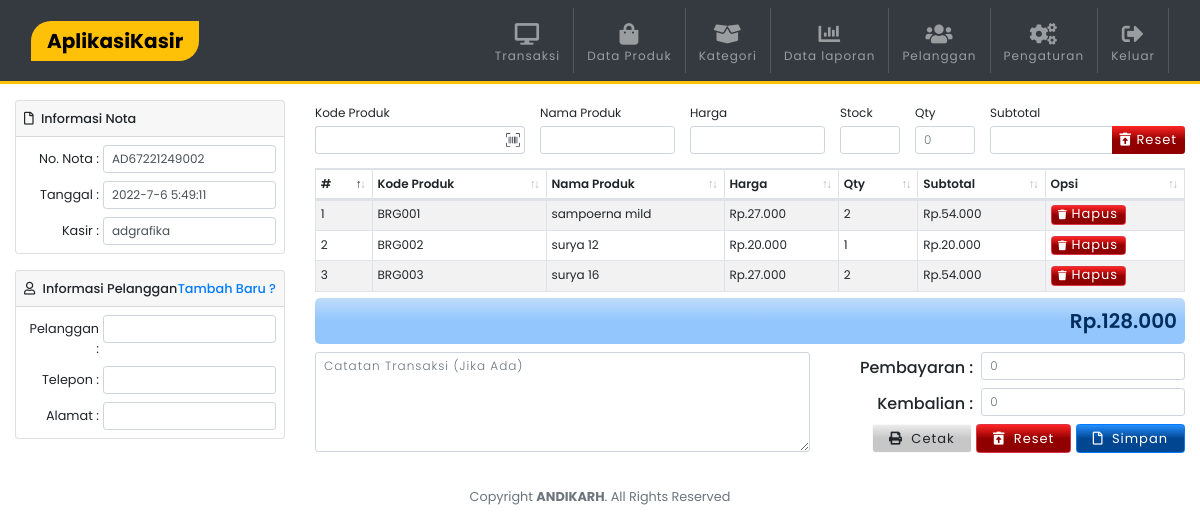
Screenshot of /index.php (signed in) with the database file from the repository.
### tables this page shows
CREATE TABLE `keranjang` (
  `idcart` int(11) NOT NULL,
  `no_nota` varchar(100) NOT NULL,
  `idproduk` int(11) NOT NULL,
  `quantity` int(11) NOT NULL
);

CREATE TABLE `produk` (
  `idproduk` int(11) NOT NULL,
  `idkategori` int(11) NOT NULL,
  `kode_produk` varchar(100) NOT NULL,
  `nama_produk` varchar(150) NOT NULL,
  `harga_modal` int(11) NOT NULL,
  `harga_jual` int(11) NOT NULL,
  `stock` int(11) NOT NULL,
  `tgl_input` timestamp NOT NULL DEFAULT current_timestamp() ON UPDATE current_timestamp()
);

### index.php (the view, shortened to what this page needs)
<?php include 'template/header.php';?>
<?php
$bikin_nota = mysqli_query($conn, "SELECT max(no_nota) as kodeTerbesar11 FROM laporan");
$datanya = mysqli_fetch_array($bikin_nota);
$kodenota= $datanya['kodeTerbesar11'];
$urutan = (int) substr($kodenota, 9, 3);
$urutan++;
$tgl = date("jnyGi");
$huruf = "AD";
$kodeCart = $huruf . $tgl . sprintf("%03s", $urutan);
?>
<div class="row mt-3">
<div class="col-lg-3 mb-3">
    <div class="card small mb-3">
        <div class="card-header p-2">
            <div class="card-tittle"><i class="far fa-file mr-1"></i> Informasi Nota</div>
        </div>
        <div class="card-body p-2">
            <div class="row">
                <div class="col-4 mb-2 text-right pt-1 pr-1">No. Nota : </div>
                <div class="col-8 mb-2 pl-0">
                    <input type="text" class="form-control form-control-sm bg-white" value="<?php echo $kodeCart ?>" readonly>
                </div>
                <div class="col-4 mb-2 text-right pt-1 pr-1">Tanggal : </div>
                <div class="col-8 mb-2 pl-0">
                    <input type="text" class="form-control form-control-sm bg-white"  id="date-time" readonly>
                </div>
                <div class="col-4 text-right pt-1 pr-1">Kasir : </div>
                <div class="col-8 pl-0">
                    <input type="text" class="form-control form-control-sm bg-white" value="<?php echo $user ?>" readonly>
                </div>
            </div>
        </div>
    </div>
    <div class="card small mb-3">
        <div class="card-header p-2">
            <div class="card-tittle"><i class="far fa-user mr-1"></i> Informasi Pelanggan
                <a class="float-right"href="#" onclick="TambahBaru()">
                    Tambah Baru ?
                </a>
            </div>
        </div>
        <div class="card-body p-2">
            <div id="Ada1">
            <div class="row">
                <div class="col-4 mb-2 text-right pt-1 pr-1">Pelanggan : </div>
                <div class="col-8 mb-2 pl-0">
                    <input type="text" class="form-control form-control-sm bg-white"  list="datalist2"
                 onchange="changeValuePelanggan(this.value)" required>
                </div>
                <div class="col-4 mb-2 text-right pt-1 pr-1">Telepon : </div>
                <div class="col-8 mb-2 pl-0">
                    <input type="text" class="form-control form-control-sm bg-white" id="telepon_pelanggan" readonly>
                </div>
                <div class="col-4 text-right pt-1 pr-1">Alamat : </div>
                <div class="col-8 pl-0">
                    <input type="text" class="form-control form-control-sm bg-white" id="alamat_pelanggan" readonly>
                </div>
            </div>
            </div>
        </div>
    </div>
</div>
<div class="col-lg-9" id="print">
    <form id="myCartNew" method="post">
    <div class="row print-none">
        <div class="col-12 col-lg-3 m-pr-0">
            <label class="mb-1">Kode Produk</label>
            <div class="input-group">
                <input type="text" class="form-control form-control-sm border-right-0" list="datalist1"
                 onchange="changeValue(this.value)"  aria-describedby="basic-addon2" required>
                    <div class="input-group-append">
                        <span class="input-group-text bg-white border-left-0 pr-1" id="basic-addon2">
                            </span>
                    </div>
                </div>
        </div>
        <div class="col-6 col-lg-2 pr-0">
            <label class="mb-1">Nama Produk</label>
            <input type="text" class="form-control form-control-sm bg-white" id="nama_produk" readonly>
        </div>
        <div class="col-6 col-lg-2 m-pr-0">
            <label class="mb-1">Harga</label>
            <input type="text" class="form-control form-control-sm bg-white" id="harga_jual"
             onchange="total()">
        </div>
        <div class="col-6 col-lg-1 pr-0">
            <label class="mb-1">Stock</label>
            <input type="text" class="form-control form-control-sm bg-white" id="stock" readonly>
        </div>
        <div class="col-6 col-lg-1 m-pr-0">
            <label class="mb-1">Qty</label>
            <input type="number" class="form-control form-control-sm" id="quantity" onchange="total()"
            name="quantity" placeholder="0" required>
        </div>
        <div class="col-lg-3">
            <label class="mb-1">Subtotal</label>
            <div class="input-group">
                <input type="number" class="form-control form-control-sm bg-white" id="subtotal" name="tambahcuy" onchange="total()" readonly>
            <div class="input-group-append">
                <button class="btn btn-danger btn-sm border-0" type="reset">
                    <i class="fa fa-trash-restore-alt"></i> Reset</button>
            </div>
            </div>
        </div>
    </div>
</form>
    <table class="table table-striped table-sm table-bordered dt-responsive nowrap print-none" id="cart" width="100%">
                        <thead>
                        <tr>
                            <th>#</th>
                            <th>Kode Produk</th>
                            <th>Nama Produk</th>
                            <th>Harga</th>
                            <th>Qty</th>
                            <th>Subtotal</th>
                            <th>Opsi</th>
                        </tr>
                        </thead>
                        <tbody>
                            <?php
                                $subtotalcart1= 0;
                                $no=1;
                                $data_produk=mysqli_query($conn,"SELECT * FROM keranjang c, produk p
                                WHERE p.idproduk=c.idproduk ORDER BY idcart ASC");
                                while ($d = $data_produk->fetch_assoc()) {
                                    $subtotalcart = $d['harga_jual'] * $d['quantity'];
                                    $subtotalcart1 += $subtotalcart;
                                    ?>
                                    <tr>
                                        <td><?php echo $no++ ?></td>
                                        <td><?php echo $d['kode_produk'] ?></td>
                                        <td><?php echo $d['nama_produk'] ?></td>
                                        <td>Rp.<?php echo ribuan($d['harga_jual']) ?></td>
                                        <td><?php echo $d['quantity'] ?></td>
                                        <td>Rp.<?php echo ribuan($subtotalcart) ?></td>
                                        <td>
                                            <form method="post" class="d-inline-block">
                                                <button type="submit" name="upone" class="btn btn-danger btn-xs"><i class="fa fa-trash fa-xs mr-1"></i>Hapus</a></button>
                                            </form>
                                        </td>
                                    </tr>
                        <?php
                    }?>
					</tbody>
                </table>
                <div class="bg-total p-2 text-right print-none">
                    Rp.<?php echo ribuan($subtotalcart1) ?>
                </div>
                <form method="POST" class="mt-2 print-none">
                    <div class="row">
                        <div class="col-lg-7 mb-2">
                            <textarea name="catatan" class="form-control form-control-sm" id="catatan_baru"
                            placeholder="Catatan Transaksi (Jika Ada)"cols="10" rows="5" onchange="new_catatan()"></textarea>
                        </div>
                        <div class="col-lg-5 mb-2 print-none">
                            <div class="row">
                            <div class="col-5 mb-2 text-right pt-1 pr-2" style="font-weight:500;">Pembayaran :</div>
                                <div class="col-7 mb-2 pl-0">
                                    <input type="number" class="form-control form-control-sm bg-white" placeholder="0"
                                    name="pembayaran" id="bayarnya" onchange="totalnya()" required>
                                </div>
                                <div class="col-5 text-right pt-1 pr-2" style="font-weight:500;">Kembalian :</div>
                                <div class="col-7 pl-0">
                                    <input type="text" class="form-control form-control-sm bg-white"
                                    placeholder="0" name="kembalian" id="total1" readonly>
                            </div>
                            </div>
                            <div class="col-12 text-right pr-0 mt-2">
                            <button type="button" class="btn btn-light btn-sm px-3"  onclick="document.title='Invoice#<?php echo $kodeCart ?>';window.print()">
                                    <i class="fa fa-print mr-1"></i> Cetak
                                </button>
                                <button type="reset" class="btn btn-danger btn-sm px-3">
                                    <i class="fa fa-trash-restore-alt mr-1"></i> Reset
                                </button>
                                <button type="submit" name="save" class="btn btn-primary btn-sm px-3">
                                    <i class="far fa-file mr-1"></i> Simpan
                                </button>
                            </div>
                        </div>
                    </div>
                </form>
                </div>
</div>
</div>
<?php include 'template/footer.php';?>

### template/header.php (shortened to what this page needs)
<?php
include "config.php";
  function ribuan ($nilai){
    return number_format ($nilai, 0, ',', '.');
}
$result1 = mysqli_query($conn, "SELECT * FROM login");
while($data = mysqli_fetch_array($result1))
{
    $user = $data['username'];
    $toko = $data['nama_toko'];
}
?>
<!DOCTYPE html>
<html lang="en">
<head>
  <link rel="stylesheet" href="assets/css/bootstrap.min.css">
  <link rel="stylesheet" href="assets/css/style.css">
  <link href="assets/fontawesome/css/all.min.css" rel="stylesheet" type="text/css">
  <link href="assets/vendor/datatables/dataTables.bootstrap4.min.css" rel="stylesheet">
  <link href="assets/vendor/datatables/responsive.bootstrap4.min.css" rel="stylesheet">
</head>
<body>
<nav class="navbar navbar-expand-lg navbar-dark bg-dark sticky-top">
<div class="container">
  <a class="navbar-brand px-3 bg-warning" href=""><?php echo $toko ?></a>
  <div class="collapse navbar-collapse" id="navbarC">
    <ul class="navbar-nav ml-auto">
      <li class="nav-item">
        <a class="nav-link" href="index.php">
        <span class="text-center d-block pt-2"><i class="fa fa-desktop fa-2x"></i></span>Transaksi</a>
      </li>
      <li class="nav-item">
        <a class="nav-link" href="produk.php">
        <span class="text-center d-block pt-2"><i class="fa fa-shopping-bag fa-2x"></i></span>Data Produk</a>
      </li>
      <li class="nav-item">
        <a class="nav-link" href="kategori.php">
        <span class="text-center d-block pt-2"><i class="fa fa-box-open fa-2x"></i></span>Kategori</a>
      </li>
      <li class="nav-item">
        <a class="nav-link" href="laporan.php">
        <span class="text-center d-block pt-2"><i class="fa fa-chart-bar fa-2x"></i></span>Data laporan</a>
      </li>
      <li class="nav-item">
        <a class="nav-link" href="pelanggan.php">
        <span class="text-center d-block pt-2"><i class="fa fa-users fa-2x"></i></span>Pelanggan</a>
      </li>
      <li class="nav-item">
        <a class="nav-link" href="pengaturan.php">
        <span class="text-center d-block pt-2"><i class="fa fa-cogs fa-2x"></i></span>Pengaturan</a>
      </li>
      <li class="nav-item">
        <a class="nav-link" href="logout.php" onclick="javascript:return confirm('Anda yakin ingin keluar ?');">
        <span class="text-center d-block pt-2"><i class="fa fa-sign-out-alt fa-2x"></i></span>Keluar</a>
      </li>
    </ul>
  </div>
  </div>
</nav>
<div class="container">

### template/footer.php (shortened to what this page needs)
<footer class="text-center mb-0 py-3">
    <p class="text-muted small mb-0">Copyright
    <b>ANDIKARH</b></a>. All Rights Reserved</p>
</footer>
</body>
</html>

### assets/css/style.css (style rules this page uses)
html, body { font-size: 100%; font-family: 'Poppins', sans-serif; scroll-behavior: smooth; }
a { text-decoration: none !important; }
.container { max-width: 1250px; }
.btn { font-size: small !important; letter-spacing: 1px !important; }
.btn-primary { background: linear-gradient(180deg, rgb(37, 143, 255) 0%, rgb(0, 70, 145) 50%) !important; }
.btn-danger { background: linear-gradient(180deg, rgb(255, 37, 37) 0%, rgb(145, 0, 0) 50%) !important; }
.btn-light { background: linear-gradient(180deg, rgb(235, 235, 235) 0%, rgb(199, 199, 199) 50%) !important; }
label { font-size: 12px !important; }
::placeholder { opacity: 1; font-size: 12px !important; letter-spacing: 1px; font-weight: 300; }
input[type=text],input[type=password],input[type=number],input[type=email],textarea,input[type=hidden],input[type=search] { font-size: 12px !important; }
.fa-2x { font-size: 1.80em !important; }
.btn-group-xs > .btn, .btn-xs { padding: .25rem .4rem; font-size: .875rem; line-height: .5; border-radius: .2rem; }
.navbar { border-bottom: 3px solid #ffc107; }
.navbar-dark .navbar-nav .nav-item { font-weight: 400 !important; font-size: 12px; color: #c5c5c5 !important; letter-spacing: 1px; padding-left: 5px !important; padding-right: 5px !important; }
.navbar-dark .navbar-brand { font-weight: 700 !important; border-radius: 20px 0px; color: #000 !important; }
.navbar-dark .navbar-nav .nav-item { border-right: 1px solid rgb(87, 87, 87); }
.card-tittle { font-weight: 500 !important; }
table { font-size: 12px !important; }
table thead>tr>th { font-weight: 600 !important; }
.m-pr-0 { padding-right: 0px !important; }
.bg-total { background: linear-gradient(180deg, #c0dcfa 0%, #92c6fd 50%); color: #002d5e; border-radius: 5px; font-weight: 600; font-size: 20px; }

### rows the page displays
keranjang: idproduk.kode_produk "BRG001", idproduk.nama_produk "sampoerna mild", idproduk.harga_jual "27.000", quantity "2", ribuan($subtotalcart) "54.000"
keranjang: idproduk.kode_produk "BRG002", idproduk.nama_produk "surya 12", idproduk.harga_jual "20.000", quantity "1", ribuan($subtotalcart) "20.000"
keranjang: idproduk.kode_produk "BRG003", idproduk.nama_produk "surya 16", idproduk.harga_jual "27.000", quantity "2", ribuan($subtotalcart) "54.000"

### other values shown
$toko "AplikasiKasir"
ribuan($subtotalcart1) "128.000"
